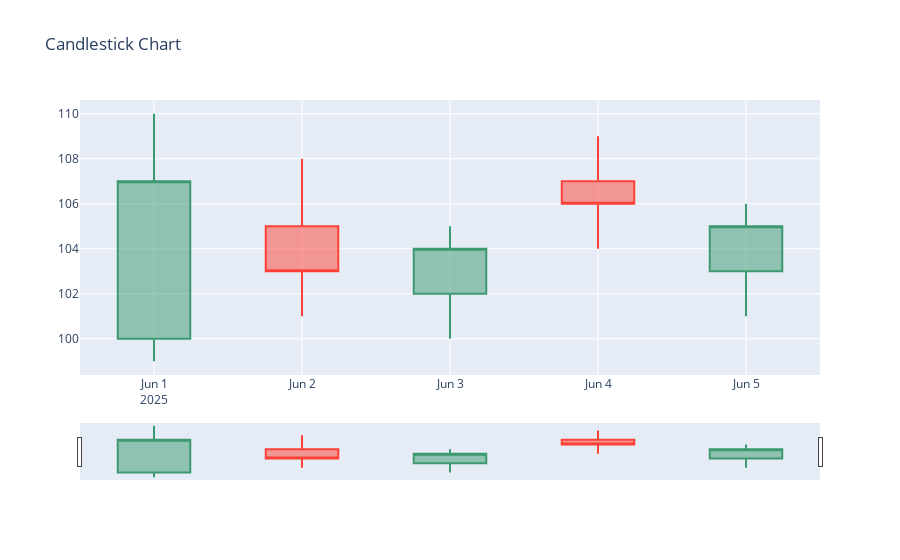

Write notebook code for a chart like this one.
### Markdown cell above
# Rating and Review_ length visualization

### Code cell
# Dummy Data Setup (rating + review + sentiment)
df = df.copy()

# Random Sentiment
df['Sentiment'] = np.random.choice(['Positive', 'Neutral', 'Negative'], size=len(df))

# Random rating (1 to 5)
df['rating'] = np.random.choice([1, 2, 3, 4, 5], size=len(df))

# Dummy review content
if 'review_content' not in df.columns:
    df['review_content'] = np.random.choice([
        "Good", "Bad", "Excellent", "Poor", "Satisfactory", "Amazing", "Average", "Terrible"
    ], size=len(df))

# Create Review_Length if missing
if 'Review_Length' not in df.columns:
    df['Review_Length'] = df['review_content'].astype(str).apply(len)

# --- Start Plotting ---
sns.set(style='whitegrid')
plt.figure(figsize=(20, 20))

# --- Pie Chart ---
plt.subplot(4, 3, 1)
df['rating'].value_counts().sort_index().plot.pie(autopct="%1.1f%%", startangle=90)
plt.title("Pie Chart - Rating Distribution")
plt.ylabel("")

# --- Donut Chart ---
plt.subplot(4, 3, 2)
data = df['Sentiment'].value_counts()
plt.pie(data, labels=data.index, startangle=90, wedgeprops={'width': 0.4}, autopct='%1.1f%%')
plt.title("Donut Chart - Sentiment")

# --- Bar Chart ---
plt.subplot(4, 3, 3)
sns.countplot(x='Sentiment', data=df)
plt.title("Bar Chart - Sentiment Count")

# --- Horizontal Bar Chart ---
plt.subplot(4, 3, 4)
df['rating'].value_counts().sort_index().plot(kind='barh', color='skyblue')
plt.title("Horizontal Bar Chart - Rating Distribution")
plt.xlabel("Count")

# --- Correlation Heatmap ---
plt.subplot(4, 3, 5)
corr_data = df[['rating', 'Review_Length']]
sns.heatmap(corr_data.corr(), annot=True, cmap='coolwarm')
plt.title("Correlation Heatmap")

# --- Area Chart ---
plt.subplot(4, 3, 6)
df_sorted = df.sort_values(by='rating').reset_index(drop=True)
plt.fill_between(df_sorted.index, df_sorted['rating'], alpha=0.5)
plt.title("Area Chart ")
plt.xlabel("Index")
plt.ylabel("Rating")

# --- Line Graph ---
plt.subplot(4, 3, 7)
plt.plot(df_sorted.index, df_sorted['rating'], label='Rating', color='green')
plt.title("Line Graph - Rating Trend")
plt.xlabel("Index")
plt.ylabel("Rating")

# --- Bubble Chart ---
plt.subplot(4, 3, 8)
plt.scatter(df['rating'], df['Review_Length'], s=df['Review_Length']*3, alpha=0.5, c='orange')
plt.title("Bubble Chart - Rating vs Review Length")
plt.xlabel("Rating")
plt.ylabel("Review Length")

# --- Histogram ---
plt.subplot(4, 3, 9)
plt.hist(df['Review_Length'], bins=20, color='purple')
plt.title("Histogram - Review Length Distribution")
plt.xlabel("Length")
plt.ylabel("Frequency")

# --- Candlestick Chart (dummy stock data) ---
df_candle = pd.DataFrame({
    'Date': pd.date_range(start='2025-06-01', periods=5),
    'Open': [100, 105, 102, 107, 103],
    'High': [110, 108, 105, 109, 106],
    'Low': [99, 101, 100, 104, 101],
    'Close': [107, 103, 104, 106, 105]
})
candle = go.Figure(data=[go.Candlestick(x=df_candle['Date'],
                open=df_candle['Open'],
                high=df_candle['High'],
                low=df_candle['Low'],
                close=df_candle['Close'])])
candle.update_layout(title="Candlestick Chart ")
candle.show()

# --- Show All Matplotlib Plots ---
plt.tight_layout()
plt.show()

### Figure 1 — Plotly figure (JSON) as saved in the notebook; plotly's stock layout.template omitted (floating-point values rounded to 4 significant figures)
{"data": [{"close": [107, 103, 104, 106, 105], "high": [110, 108, 105, 109, 106], "low": [99, 101, 100, 104, 101], "open": [100, 105, 102, 107, 103], "type": "candlestick", "x": ["2025-06-01T00:00:00.000000000", "2025-06-02T00:00:00.000000000", "2025-06-03T00:00:00.000000000", "2025-06-04T00:00:00.000000000", "2025-06-05T00:00:00.000000000"]}], "layout": {"title": {"text": "Candlestick Chart "}}}
